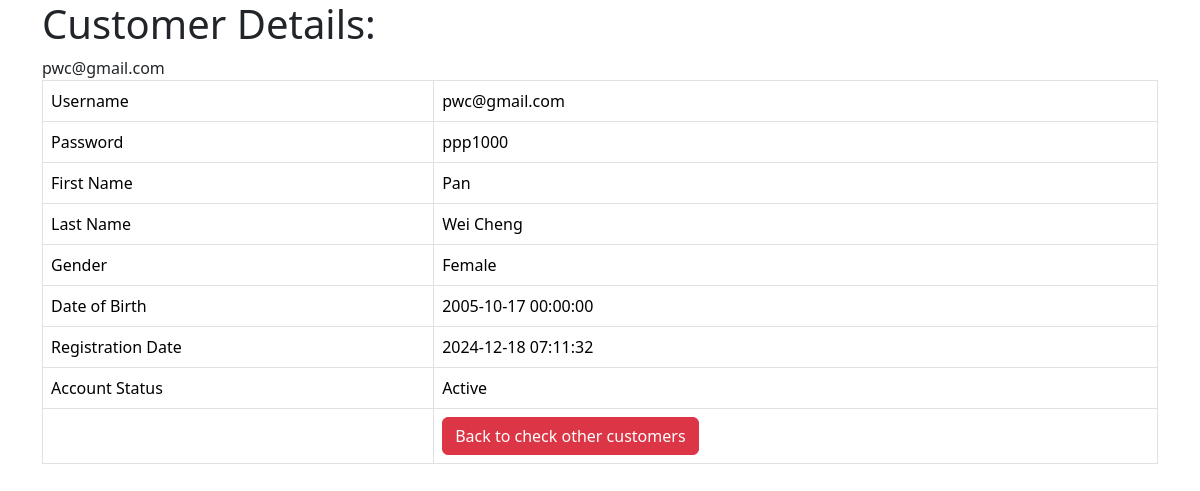
The app's page /customer_details.php?id=pwc@gmail.com with its own data.
### tables this page shows
CREATE TABLE IF NOT EXISTS `customers` (
  `user_name` varchar(50) NOT NULL,
  `password` varchar(20) NOT NULL,
  `firstname` varchar(30) NOT NULL,
  `lastname` varchar(30) NOT NULL,
  `gender` tinyint(1) NOT NULL,
  `dateofbirth` datetime NOT NULL,
  `registrationdate` datetime NOT NULL,
  `accountstatus` tinyint(1) NOT NULL,
  PRIMARY KEY (`user_name`)
);

### customer_details.php (the view, shortened to what this page needs)
<!DOCTYPE HTML>
<html>
<head>
    <link href="https://cdn.jsdelivr.net/npm/bootstrap@5.3.3/dist/css/bootstrap.min.css" rel="stylesheet">
</head>
<body>
    <div class="container">
        <div class="page-header">
            <h1>Customer Details:</h1>
        </div>
        <?php
        $user_name = isset($_GET['id']) ? $_GET['id'] : die('ERROR: Record user_name not found.');
        echo $user_name;
        include 'config/database.php';
        try {
            $query = "SELECT user_name, password, firstname, lastname, gender, dateofbirth, registrationdate, accountstatus FROM customers WHERE user_name = ? LIMIT 0,1";
            $stmt = $con->prepare($query);
            $stmt->bindParam(1, $user_name);
            $stmt->execute();
            $row = $stmt->fetch(PDO::FETCH_ASSOC);
            $password = $row['password'];
            $firstname = $row['firstname'];
            $lastname = $row['lastname'];
            $gender = ($row['gender'] == 1) ? 'Male' : 'Female';
            $dateofbirth = $row['dateofbirth'];
            $registrationdate = $row['registrationdate'];
            $accountstatus = ($row['accountstatus'] == 1) ? 'Active' : 'Non-active';
        }
        catch (PDOException $exception) {
            die('ERROR: ' . $exception->getMessage());
        }
        ?>
        <table class='table table-hover table-responsive table-bordered'>
            <tr>
                <td>Username</td>
                <td><?php echo $user_name;  ?></td>
            </tr>
            <tr>
                <td>Password</td>
                <td><?php echo $password;  ?></td>
            </tr>
            <tr>
                <td>First Name</td>
                <td><?php echo $firstname;  ?></td>
            </tr>
            <tr>
                <td>Last Name</td>
                <td><?php echo $lastname;  ?></td>
            </tr>
            <tr>
                <td>Gender</td>
                <td><?php echo $gender;  ?></td>
            </tr>
            <tr>
                <td>Date of Birth</td>
                <td><?php echo $dateofbirth;  ?></td>
            </tr>
            <tr>
                <td>Registration Date</td>
                <td><?php echo $registrationdate;  ?></td>
            </tr>
            <tr>
                <td>Account Status</td>
                <td><?php echo $accountstatus;  ?></td>
            </tr>
            <tr>
                <td></td>
                <td>
                    <a href='customer_listing.php' class='btn btn-danger'>Back to check other customers</a>
                </td>
            </tr>
        </table>
    </div>
</body>
</html>

### records on screen
customers: password "ppp1000", firstname "Pan", lastname "Wei Cheng", gender "Female", dateofbirth "2005-10-17 00:00:00", registrationdate "2024-12-18 07:11:32", accountstatus "Active"

### other values on screen
$user_name "pwc@gmail.com"
